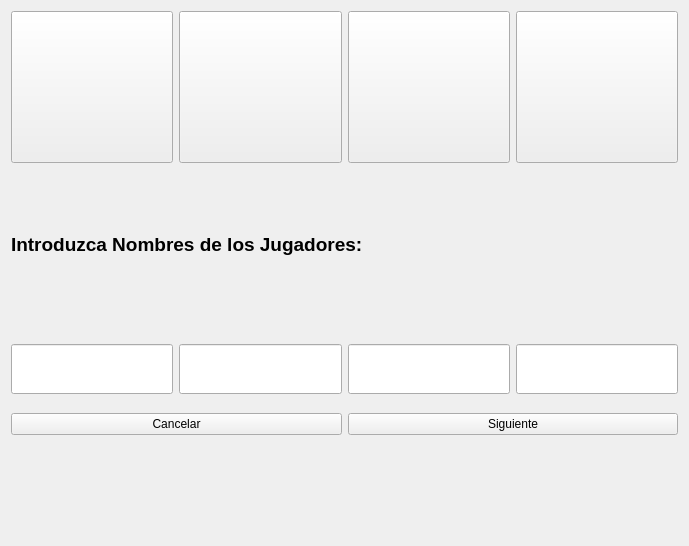
<?xml version="1.0" encoding="UTF-8"?>
<ui version="4.0">
 <class>SelectPlayer</class>
 <widget class="QWidget" name="SelectPlayer">
  <property name="geometry">
   <rect>
    <x>0</x>
    <y>0</y>
    <width>689</width>
    <height>546</height>
   </rect>
  </property>
  <property name="windowTitle">
   <string>Form</string>
  </property>
  <layout class="QVBoxLayout" name="verticalLayout_2">
   <item>
    <layout class="QVBoxLayout" name="verticalLayout">
     <item>
      <layout class="QHBoxLayout" name="horizontalLayout">
       <item>
        <widget class="QPushButton" name="rbtnJugador_1">
         <property name="sizePolicy">
          <sizepolicy hsizetype="Minimum" vsizetype="Minimum">
           <horstretch>0</horstretch>
           <verstretch>0</verstretch>
          </sizepolicy>
         </property>
         <property name="minimumSize">
          <size>
           <width>100</width>
           <height>100</height>
          </size>
         </property>
         <property name="text">
          <string/>
         </property>
        </widget>
       </item>
       <item>
        <widget class="QPushButton" name="rbtnJugador_2">
         <property name="sizePolicy">
          <sizepolicy hsizetype="Minimum" vsizetype="Minimum">
           <horstretch>0</horstretch>
           <verstretch>0</verstretch>
          </sizepolicy>
         </property>
         <property name="minimumSize">
          <size>
           <width>100</width>
           <height>100</height>
          </size>
         </property>
         <property name="text">
          <string/>
         </property>
        </widget>
       </item>
       <item>
        <widget class="QPushButton" name="rbtnJugador_3">
         <property name="sizePolicy">
          <sizepolicy hsizetype="Minimum" vsizetype="Minimum">
           <horstretch>0</horstretch>
           <verstretch>0</verstretch>
          </sizepolicy>
         </property>
         <property name="minimumSize">
          <size>
           <width>100</width>
           <height>100</height>
          </size>
         </property>
         <property name="text">
          <string/>
         </property>
        </widget>
       </item>
       <item>
        <widget class="QPushButton" name="rbtnJugador_4">
         <property name="sizePolicy">
          <sizepolicy hsizetype="Minimum" vsizetype="Minimum">
           <horstretch>0</horstretch>
           <verstretch>0</verstretch>
          </sizepolicy>
         </property>
         <property name="minimumSize">
          <size>
           <width>100</width>
           <height>100</height>
          </size>
         </property>
         <property name="text">
          <string/>
         </property>
        </widget>
       </item>
      </layout>
     </item>
     <item>
      <widget class="QLabel" name="label">
       <property name="font">
        <font>
         <pointsize>14</pointsize>
         <bold>true</bold>
        </font>
       </property>
       <property name="text">
        <string>Introduzca Nombres de los Jugadores:</string>
       </property>
      </widget>
     </item>
     <item>
      <spacer name="verticalSpacer_2">
       <property name="orientation">
        <enum>Qt::Vertical</enum>
       </property>
       <property name="sizeType">
        <enum>QSizePolicy::Fixed</enum>
       </property>
       <property name="sizeHint" stdset="0">
        <size>
         <width>17</width>
         <height>18</height>
        </size>
       </property>
      </spacer>
     </item>
     <item>
      <layout class="QHBoxLayout" name="horizontalLayout_3">
       <item>
        <widget class="QLineEdit" name="lineEditJugador_1">
         <property name="minimumSize">
          <size>
           <width>50</width>
           <height>50</height>
          </size>
         </property>
        </widget>
       </item>
       <item>
        <widget class="QLineEdit" name="lineEditJugador_2">
         <property name="minimumSize">
          <size>
           <width>50</width>
           <height>50</height>
          </size>
         </property>
        </widget>
       </item>
       <item>
        <widget class="QLineEdit" name="lineEditJugador_3">
         <property name="minimumSize">
          <size>
           <width>50</width>
           <height>50</height>
          </size>
         </property>
        </widget>
       </item>
       <item>
        <widget class="QLineEdit" name="lineEditJugador_4">
         <property name="enabled">
          <bool>true</bool>
         </property>
         <property name="minimumSize">
          <size>
           <width>50</width>
           <height>50</height>
          </size>
         </property>
        </widget>
       </item>
      </layout>
     </item>
     <item>
      <spacer name="verticalSpacer_3">
       <property name="orientation">
        <enum>Qt::Vertical</enum>
       </property>
       <property name="sizeType">
        <enum>QSizePolicy::Fixed</enum>
       </property>
       <property name="sizeHint" stdset="0">
        <size>
         <width>17</width>
         <height>13</height>
        </size>
       </property>
      </spacer>
     </item>
     <item>
      <layout class="QHBoxLayout" name="horizontalLayout_4">
       <item>
        <widget class="QPushButton" name="btnCancelar">
         <property name="text">
          <string>Cancelar</string>
         </property>
        </widget>
       </item>
       <item>
        <widget class="QPushButton" name="btnSiguiente">
         <property name="text">
          <string>Siguiente</string>
         </property>
        </widget>
       </item>
      </layout>
     </item>
    </layout>
   </item>
   <item>
    <spacer name="verticalSpacer">
     <property name="orientation">
      <enum>Qt::Vertical</enum>
     </property>
     <property name="sizeType">
      <enum>QSizePolicy::Fixed</enum>
     </property>
     <property name="sizeHint" stdset="0">
      <size>
       <width>20</width>
       <height>100</height>
      </size>
     </property>
    </spacer>
   </item>
  </layout>
 </widget>
 <resources/>
 <connections/>
</ui>
